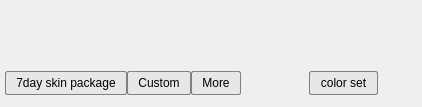
     <widget class="QWidget" name="skin_page">
      <layout class="QVBoxLayout" name="verticalLayout_2">
       <property name="spacing">
        <number>0</number>
       </property>
       <property name="leftMargin">
        <number>0</number>
       </property>
       <property name="topMargin">
        <number>0</number>
       </property>
       <property name="rightMargin">
        <number>0</number>
       </property>
       <property name="bottomMargin">
        <number>0</number>
       </property>
       <item>
        <widget class="QWidget" name="widget" native="true">
         <property name="sizePolicy">
          <sizepolicy hsizetype="Preferred" vsizetype="Expanding">
           <horstretch>0</horstretch>
           <verstretch>0</verstretch>
          </sizepolicy>
         </property>
         <layout class="QVBoxLayout" name="verticalLayout_8">
          <property name="spacing">
           <number>2</number>
          </property>
          <item>
           <layout class="QHBoxLayout" name="horizontalLayout_16">
            <property name="spacing">
             <number>2</number>
            </property>
            <item>
             <widget class="QLabel" name="item1">
              <property name="scaledContents">
               <bool>true</bool>
              </property>
             </widget>
            </item>
            <item>
             <widget class="QLabel" name="item2"/>
            </item>
            <item>
             <widget class="QLabel" name="item3"/>
            </item>
            <item>
             <widget class="QLabel" name="item4"/>
            </item>
            <item>
             <widget class="QLabel" name="item5"/>
            </item>
           </layout>
          </item>
          <item>
           <layout class="QHBoxLayout" name="horizontalLayout_17">
            <property name="spacing">
             <number>2</number>
            </property>
            <item>
             <widget class="QLabel" name="item6"/>
            </item>
            <item>
             <widget class="QLabel" name="item7"/>
            </item>
            <item>
             <widget class="QLabel" name="item8"/>
            </item>
            <item>
             <widget class="QLabel" name="item9"/>
            </item>
            <item>
             <widget class="QLabel" name="item10"/>
            </item>
           </layout>
          </item>
          <item>
           <layout class="QHBoxLayout" name="horizontalLayout_18">
            <property name="spacing">
             <number>2</number>
            </property>
            <item>
             <widget class="QLabel" name="item11"/>
            </item>
            <item>
             <widget class="QLabel" name="item12"/>
            </item>
            <item>
             <widget class="QLabel" name="item13"/>
            </item>
            <item>
             <widget class="QLabel" name="item14"/>
            </item>
            <item>
             <widget class="QLabel" name="item15"/>
            </item>
           </layout>
          </item>
         </layout>
        </widget>
       </item>
       <item>
        <layout class="QHBoxLayout" name="horizontalLayout_3">
         <property name="leftMargin">
          <number>5</number>
         </property>
         <property name="topMargin">
          <number>5</number>
         </property>
         <property name="rightMargin">
          <number>20</number>
         </property>
         <property name="bottomMargin">
          <number>10</number>
         </property>
         <item>
          <widget class="QPushButton" name="pushButton">
           <property name="minimumSize">
            <size>
             <width>0</width>
             <height>24</height>
            </size>
           </property>
           <property name="maximumSize">
            <size>
             <width>16777215</width>
             <height>24</height>
            </size>
           </property>
           <property name="styleSheet">
            <string notr="true">QPushButton
{
border:1px solid gray;
background-color: rgba(221, 221, 221,120);
border-radius:2px;
padding-left:10;
padding-right:10;
padding-top:4;
padding-bottom:4;
}
QPushButton:hover
{
background-color:rgba(76, 184, 255,80)
}
QPushButton:pressed
{
background-color: rgba(221, 221, 221,120);
padding-top:6;
padding-bottom:2;
padding-left:12;
padding-right:8;
}</string>
           </property>
           <property name="text">
            <string>7day skin package</string>
           </property>
          </widget>
         </item>
         <item>
          <widget class="QPushButton" name="pushButton_2">
           <property name="minimumSize">
            <size>
             <width>0</width>
             <height>24</height>
            </size>
           </property>
           <property name="maximumSize">
            <size>
             <width>16777215</width>
             <height>24</height>
            </size>
           </property>
           <property name="styleSheet">
            <string notr="true">QPushButton
{
border:1px solid gray;
background-color: rgba(221, 221, 221,120);
border-radius:2px;
padding-left:10;
padding-right:10;
padding-top:4;
padding-bottom:4;
}
QPushButton:hover
{
background-color:rgba(76, 184, 255,80)
}
QPushButton:pressed
{
background-color: rgba(221, 221, 221,120);
padding-top:6;
padding-bottom:2;
padding-left:12;
padding-right:8;
}</string>
           </property>
           <property name="text">
            <string>Custom</string>
           </property>
           <property name="icon">
            <iconset resource="../res.qrc">
             <normaloff>:/res/skin/pau.png</normaloff>:/res/skin/pau.png</iconset>
           </property>
          </widget>
         </item>
         <item>
          <widget class="QPushButton" name="pushButton_3">
           <property name="minimumSize">
            <size>
             <width>0</width>
             <height>24</height>
            </size>
           </property>
           <property name="maximumSize">
            <size>
             <width>16777215</width>
             <height>24</height>
            </size>
           </property>
           <property name="styleSheet">
            <string notr="true">QPushButton
{
border:1px solid gray;
background-color: rgba(221, 221, 221,120);
border-radius:2px;
padding-left:10;
padding-right:10;
padding-top:4;
padding-bottom:4;
}
QPushButton:hover
{
background-color:rgba(76, 184, 255,80)
}
QPushButton:pressed
{
background-color: rgba(221, 221, 221,120);
padding-top:6;
padding-bottom:2;
padding-left:12;
padding-right:8;
}</string>
           </property>
           <property name="text">
            <string>More</string>
           </property>
          </widget>
         </item>
         <item>
          <spacer name="horizontalSpacer_3">
           <property name="orientation">
            <enum>Qt::Horizontal</enum>
           </property>
           <property name="sizeHint" stdset="0">
            <size>
             <width>40</width>
             <height>20</height>
            </size>
           </property>
          </spacer>
         </item>
         <item>
          <widget class="QLabel" name="label_3">
           <property name="minimumSize">
            <size>
             <width>28</width>
             <height>28</height>
            </size>
           </property>
           <property name="maximumSize">
            <size>
             <width>28</width>
             <height>28</height>
            </size>
           </property>
           <property name="text">
            <string/>
           </property>
          </widget>
         </item>
         <item>
          <widget class="QPushButton" name="pushButton_5">
           <property name="minimumSize">
            <size>
             <width>0</width>
             <height>24</height>
            </size>
           </property>
           <property name="maximumSize">
            <size>
             <width>16777215</width>
             <height>24</height>
            </size>
           </property>
           <property name="styleSheet">
            <string notr="true">QPushButton
{
border:1px solid gray;
background-color: rgba(221, 221, 221,120);
border-radius:2px;
padding-left:10;
padding-right:10;
padding-top:4;
padding-bottom:4;
}
QPushButton:hover
{
background-color:rgba(76, 184, 255,80)
}
QPushButton:pressed
{
background-color: rgba(221, 221, 221,120);
padding-top:6;
padding-bottom:2;
padding-left:12;
padding-right:8;
}</string>
           </property>
           <property name="text">
            <string>color set</string>
           </property>
          </widget>
         </item>
         <item>
          <widget class="QLabel" name="transparent">
           <property name="minimumSize">
            <size>
             <width>24</width>
             <height>24</height>
            </size>
           </property>
           <property name="maximumSize">
            <size>
             <width>24</width>
             <height>24</height>
            </size>
           </property>
           <property name="styleSheet">
            <string notr="true">#transparent
{
border:none;
	image: url(:/res/skin/rtf.png);
}
#transparent:hover
{
border:1px solid gray;
border-radius:2px;
}</string>
           </property>
           <property name="text">
            <string/>
           </property>
          </widget>
         </item>
        </layout>
       </item>
      </layout>
     </widget>
